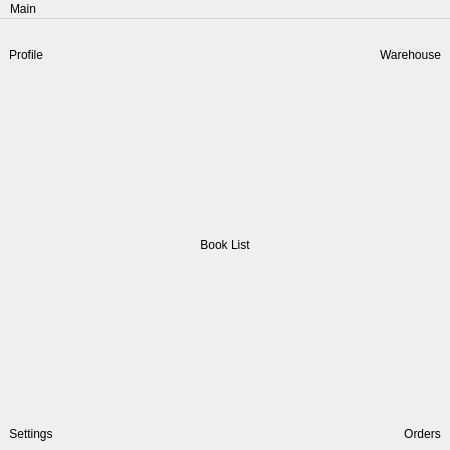
<?xml version="1.0" encoding="UTF-8"?>
<ui version="4.0">
 <class>MainWindow</class>
 <widget class="QMainWindow" name="MainWindow">
  <property name="geometry">
   <rect>
    <x>0</x>
    <y>0</y>
    <width>450</width>
    <height>450</height>
   </rect>
  </property>
  <property name="sizePolicy">
   <sizepolicy hsizetype="Preferred" vsizetype="Preferred">
    <horstretch>0</horstretch>
    <verstretch>0</verstretch>
   </sizepolicy>
  </property>
  <property name="minimumSize">
   <size>
    <width>450</width>
    <height>450</height>
   </size>
  </property>
  <property name="maximumSize">
   <size>
    <width>500</width>
    <height>500</height>
   </size>
  </property>
  <property name="windowTitle">
   <string>MainWindow</string>
  </property>
  <widget class="QWidget" name="centralwidget">
   <layout class="QGridLayout" name="gridLayout">
    <item row="0" column="0">
     <layout class="QHBoxLayout" name="horizontalLayout">
      <item>
       <layout class="QVBoxLayout" name="verticalLayout">
        <item>
         <widget class="QLabel" name="profile_logo">
          <property name="text">
           <string/>
          </property>
          <property name="pixmap">
           <pixmap resource="source.qrc">:/images/images/d/user-profile-96.png</pixmap>
          </property>
          <property name="alignment">
           <set>Qt::AlignCenter</set>
          </property>
         </widget>
        </item>
        <item>
         <widget class="QLabel" name="profile_label">
          <property name="text">
           <string>Profile</string>
          </property>
          <property name="alignment">
           <set>Qt::AlignCenter</set>
          </property>
         </widget>
        </item>
        <item>
         <spacer name="verticalSpacer">
          <property name="orientation">
           <enum>Qt::Vertical</enum>
          </property>
          <property name="sizeHint" stdset="0">
           <size>
            <width>20</width>
            <height>40</height>
           </size>
          </property>
         </spacer>
        </item>
       </layout>
      </item>
      <item>
       <spacer name="horizontalSpacer">
        <property name="orientation">
         <enum>Qt::Horizontal</enum>
        </property>
        <property name="sizeHint" stdset="0">
         <size>
          <width>40</width>
          <height>20</height>
         </size>
        </property>
       </spacer>
      </item>
      <item>
       <layout class="QVBoxLayout" name="verticalLayout_5">
        <item>
         <widget class="QLabel" name="warehouse_logo">
          <property name="text">
           <string/>
          </property>
          <property name="pixmap">
           <pixmap resource="source.qrc">:/images/images/d/warehouse-96.png</pixmap>
          </property>
          <property name="alignment">
           <set>Qt::AlignCenter</set>
          </property>
         </widget>
        </item>
        <item>
         <widget class="QLabel" name="warehouse_label">
          <property name="text">
           <string>Warehouse</string>
          </property>
          <property name="alignment">
           <set>Qt::AlignCenter</set>
          </property>
         </widget>
        </item>
        <item>
         <spacer name="verticalSpacer_2">
          <property name="orientation">
           <enum>Qt::Vertical</enum>
          </property>
          <property name="sizeHint" stdset="0">
           <size>
            <width>20</width>
            <height>40</height>
           </size>
          </property>
         </spacer>
        </item>
       </layout>
      </item>
     </layout>
    </item>
    <item row="1" column="0">
     <layout class="QVBoxLayout" name="verticalLayout_4">
      <item>
       <widget class="QLabel" name="book_list_logo">
        <property name="text">
         <string/>
        </property>
        <property name="pixmap">
         <pixmap resource="source.qrc">:/images/images/d/book-100.png</pixmap>
        </property>
        <property name="alignment">
         <set>Qt::AlignCenter</set>
        </property>
       </widget>
      </item>
      <item>
       <widget class="QLabel" name="book_list_label">
        <property name="text">
         <string>Book List</string>
        </property>
        <property name="alignment">
         <set>Qt::AlignCenter</set>
        </property>
       </widget>
      </item>
     </layout>
    </item>
    <item row="2" column="0">
     <layout class="QHBoxLayout" name="horizontalLayout_2">
      <item>
       <layout class="QVBoxLayout" name="verticalLayout_3">
        <item>
         <spacer name="verticalSpacer_3">
          <property name="orientation">
           <enum>Qt::Vertical</enum>
          </property>
          <property name="sizeHint" stdset="0">
           <size>
            <width>20</width>
            <height>40</height>
           </size>
          </property>
         </spacer>
        </item>
        <item>
         <widget class="QLabel" name="settings_logo">
          <property name="text">
           <string/>
          </property>
          <property name="pixmap">
           <pixmap resource="source.qrc">:/images/images/d/settings-80.png</pixmap>
          </property>
          <property name="alignment">
           <set>Qt::AlignCenter</set>
          </property>
         </widget>
        </item>
        <item>
         <widget class="QLabel" name="settings_label">
          <property name="text">
           <string>Settings</string>
          </property>
          <property name="alignment">
           <set>Qt::AlignCenter</set>
          </property>
         </widget>
        </item>
       </layout>
      </item>
      <item>
       <spacer name="horizontalSpacer_2">
        <property name="orientation">
         <enum>Qt::Horizontal</enum>
        </property>
        <property name="sizeHint" stdset="0">
         <size>
          <width>40</width>
          <height>20</height>
         </size>
        </property>
       </spacer>
      </item>
      <item>
       <layout class="QVBoxLayout" name="verticalLayout_2">
        <item>
         <spacer name="verticalSpacer_4">
          <property name="orientation">
           <enum>Qt::Vertical</enum>
          </property>
          <property name="sizeHint" stdset="0">
           <size>
            <width>20</width>
            <height>40</height>
           </size>
          </property>
         </spacer>
        </item>
        <item>
         <widget class="QLabel" name="orders_logo">
          <property name="text">
           <string/>
          </property>
          <property name="pixmap">
           <pixmap resource="source.qrc">:/images/images/d/order-list-80.png</pixmap>
          </property>
          <property name="alignment">
           <set>Qt::AlignCenter</set>
          </property>
         </widget>
        </item>
        <item>
         <widget class="QLabel" name="orders_label">
          <property name="text">
           <string>Orders</string>
          </property>
          <property name="alignment">
           <set>Qt::AlignCenter</set>
          </property>
         </widget>
        </item>
       </layout>
      </item>
     </layout>
    </item>
   </layout>
  </widget>
  <widget class="QMenuBar" name="menubar">
   <property name="geometry">
    <rect>
     <x>0</x>
     <y>0</y>
     <width>450</width>
     <height>22</height>
    </rect>
   </property>
   <widget class="QMenu" name="menuMain">
    <property name="title">
     <string>Main</string>
    </property>
    <addaction name="actionExit"/>
   </widget>
   <addaction name="menuMain"/>
  </widget>
  <action name="actionExit">
   <property name="text">
    <string>Exit</string>
   </property>
  </action>
 </widget>
 <resources>
  <include location="source.qrc"/>
 </resources>
 <connections/>
</ui>
